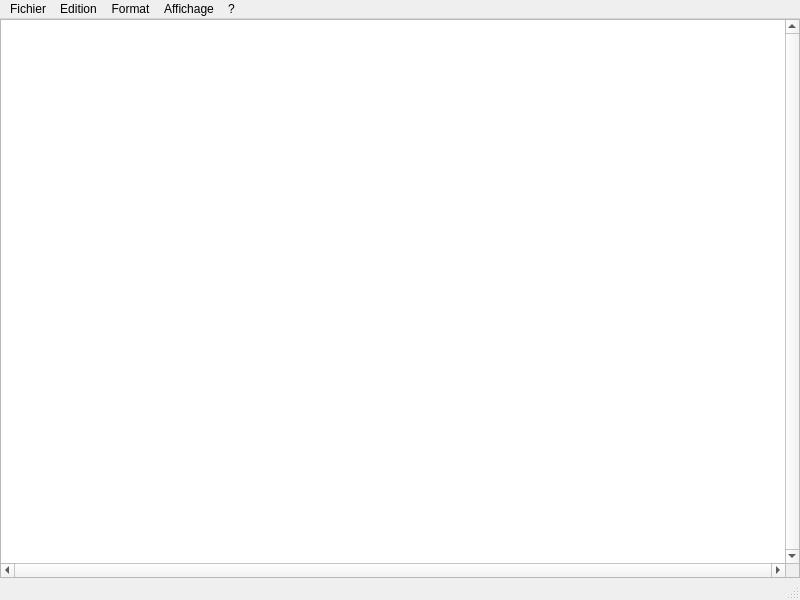
<?xml version="1.0" encoding="UTF-8"?>
<ui version="4.0">
 <class>MainWindow</class>
 <widget class="QMainWindow" name="MainWindow">
  <property name="geometry">
   <rect>
    <x>0</x>
    <y>0</y>
    <width>800</width>
    <height>600</height>
   </rect>
  </property>
  <property name="windowTitle">
   <string>Sans titre - Bloc-notes</string>
  </property>
  <property name="windowIcon">
   <iconset>
    <normalon>:/icons/icon_notepad</normalon>
   </iconset>
  </property>
  <widget class="QWidget" name="centralwidget">
   <layout class="QVBoxLayout" name="verticalLayout_2">
    <property name="spacing">
     <number>6</number>
    </property>
    <property name="leftMargin">
     <number>0</number>
    </property>
    <property name="topMargin">
     <number>0</number>
    </property>
    <property name="rightMargin">
     <number>0</number>
    </property>
    <property name="bottomMargin">
     <number>0</number>
    </property>
    <item>
     <layout class="QVBoxLayout" name="verticalLayout">
      <property name="spacing">
       <number>0</number>
      </property>
      <item>
       <widget class="QPlainTextEdit" name="textEdit">
        <property name="verticalScrollBarPolicy">
         <enum>Qt::ScrollBarAlwaysOn</enum>
        </property>
        <property name="horizontalScrollBarPolicy">
         <enum>Qt::ScrollBarAlwaysOn</enum>
        </property>
       </widget>
      </item>
     </layout>
    </item>
   </layout>
  </widget>
  <widget class="QMenuBar" name="menubar">
   <property name="geometry">
    <rect>
     <x>0</x>
     <y>0</y>
     <width>800</width>
     <height>20</height>
    </rect>
   </property>
   <widget class="QMenu" name="menuFile">
    <property name="title">
     <string>Fichier</string>
    </property>
    <addaction name="actionNew"/>
    <addaction name="actionOpen"/>
    <addaction name="actionSave"/>
    <addaction name="actionSaveAs"/>
    <addaction name="separator"/>
    <addaction name="actionPrint"/>
    <addaction name="separator"/>
    <addaction name="actionQuit"/>
   </widget>
   <widget class="QMenu" name="menuEdition">
    <property name="title">
     <string>Edition</string>
    </property>
    <addaction name="actionUndo"/>
    <addaction name="separator"/>
    <addaction name="actionCut"/>
    <addaction name="actionCopy"/>
    <addaction name="actionPaste"/>
    <addaction name="actionDelete"/>
    <addaction name="separator"/>
    <addaction name="actionFind"/>
    <addaction name="actionFindNext"/>
    <addaction name="actionReplace"/>
    <addaction name="actionGoTo"/>
    <addaction name="separator"/>
    <addaction name="action_select_all"/>
    <addaction name="action_date"/>
   </widget>
   <widget class="QMenu" name="menuFormat">
    <property name="title">
     <string>Format</string>
    </property>
    <addaction name="actionAutomaticBreakline"/>
    <addaction name="actionFont"/>
   </widget>
   <widget class="QMenu" name="menuAffichage">
    <property name="title">
     <string>Affichage</string>
    </property>
    <addaction name="action_status_bar"/>
   </widget>
   <widget class="QMenu" name="menu">
    <property name="title">
     <string>?</string>
    </property>
   </widget>
   <addaction name="menuFile"/>
   <addaction name="menuEdition"/>
   <addaction name="menuFormat"/>
   <addaction name="menuAffichage"/>
   <addaction name="menu"/>
  </widget>
  <widget class="QStatusBar" name="statusBar">
   <property name="enabled">
    <bool>true</bool>
   </property>
   <property name="styleSheet">
    <string notr="true">QStatusBar::item {
	border: none;
	border-left: 1px solid lightgray;
}

QStatusBar &gt; QLabel {
	padding-left: 10px;
	padding-right: 75px;
	margin-top: 0px;
	margin-bottom: 0px;
}</string>
   </property>
   <property name="sizeGripEnabled">
    <bool>true</bool>
   </property>
  </widget>
  <action name="actionNew">
   <property name="text">
    <string>Nouveau</string>
   </property>
   <property name="shortcut">
    <string>Ctrl+N</string>
   </property>
  </action>
  <action name="actionOpen">
   <property name="text">
    <string>Ouvrir...</string>
   </property>
   <property name="shortcut">
    <string>Ctrl+O</string>
   </property>
  </action>
  <action name="actionSave">
   <property name="text">
    <string>Enregistrer</string>
   </property>
   <property name="shortcut">
    <string>Ctrl+S</string>
   </property>
  </action>
  <action name="actionSaveAs">
   <property name="text">
    <string>Enregistrer sous...</string>
   </property>
  </action>
  <action name="actionLayout">
   <property name="text">
    <string>Mise en page...</string>
   </property>
  </action>
  <action name="actionPrint">
   <property name="text">
    <string>Imprimer...</string>
   </property>
   <property name="shortcut">
    <string>Ctrl+P</string>
   </property>
  </action>
  <action name="actionQuit">
   <property name="text">
    <string>Quitter</string>
   </property>
  </action>
  <action name="actionAutomaticBreakline">
   <property name="checkable">
    <bool>true</bool>
   </property>
   <property name="text">
    <string>Retour automatique à la ligne</string>
   </property>
  </action>
  <action name="actionFont">
   <property name="text">
    <string>Police...</string>
   </property>
  </action>
  <action name="actionUndo">
   <property name="enabled">
    <bool>false</bool>
   </property>
   <property name="text">
    <string>Annuler</string>
   </property>
   <property name="shortcut">
    <string>Ctrl+Z</string>
   </property>
  </action>
  <action name="actionCut">
   <property name="enabled">
    <bool>false</bool>
   </property>
   <property name="text">
    <string>Couper</string>
   </property>
   <property name="shortcut">
    <string>Ctrl+X</string>
   </property>
  </action>
  <action name="actionCopy">
   <property name="enabled">
    <bool>false</bool>
   </property>
   <property name="text">
    <string>Copier</string>
   </property>
   <property name="shortcut">
    <string>Ctrl+C</string>
   </property>
  </action>
  <action name="actionPaste">
   <property name="enabled">
    <bool>false</bool>
   </property>
   <property name="text">
    <string>Coller</string>
   </property>
   <property name="shortcut">
    <string>Ctrl+V</string>
   </property>
  </action>
  <action name="actionDelete">
   <property name="enabled">
    <bool>false</bool>
   </property>
   <property name="text">
    <string>Supprimer</string>
   </property>
   <property name="shortcut">
    <string>Del</string>
   </property>
  </action>
  <action name="actionFind">
   <property name="enabled">
    <bool>false</bool>
   </property>
   <property name="text">
    <string>Rechercher...</string>
   </property>
   <property name="shortcut">
    <string>Ctrl+F</string>
   </property>
  </action>
  <action name="actionFindNext">
   <property name="enabled">
    <bool>false</bool>
   </property>
   <property name="text">
    <string>Rechercher le suivant</string>
   </property>
   <property name="shortcut">
    <string>F3</string>
   </property>
  </action>
  <action name="actionReplace">
   <property name="text">
    <string>Remplacer...</string>
   </property>
   <property name="shortcut">
    <string>Ctrl+H</string>
   </property>
  </action>
  <action name="actionGoTo">
   <property name="text">
    <string>Atteindre...</string>
   </property>
   <property name="shortcut">
    <string>Ctrl+G</string>
   </property>
  </action>
  <action name="action_select_all">
   <property name="text">
    <string>Sélectionner tout</string>
   </property>
   <property name="shortcut">
    <string>Ctrl+A</string>
   </property>
  </action>
  <action name="action_date">
   <property name="text">
    <string>Heure/Date</string>
   </property>
   <property name="shortcut">
    <string>F5</string>
   </property>
  </action>
  <action name="action_status_bar">
   <property name="checkable">
    <bool>true</bool>
   </property>
   <property name="checked">
    <bool>false</bool>
   </property>
   <property name="enabled">
    <bool>true</bool>
   </property>
   <property name="text">
    <string>Barre d'état</string>
   </property>
  </action>
 </widget>
 <resources/>
 <connections>
  <connection>
   <sender>action_select_all</sender>
   <signal>triggered()</signal>
   <receiver>textEdit</receiver>
   <slot>selectAll()</slot>
   <hints>
    <hint type="sourcelabel">
     <x>-1</x>
     <y>-1</y>
    </hint>
    <hint type="destinationlabel">
     <x>399</x>
     <y>309</y>
    </hint>
   </hints>
  </connection>
  <connection>
   <sender>actionPaste</sender>
   <signal>triggered()</signal>
   <receiver>textEdit</receiver>
   <slot>paste()</slot>
   <hints>
    <hint type="sourcelabel">
     <x>-1</x>
     <y>-1</y>
    </hint>
    <hint type="destinationlabel">
     <x>399</x>
     <y>298</y>
    </hint>
   </hints>
  </connection>
  <connection>
   <sender>actionCopy</sender>
   <signal>triggered()</signal>
   <receiver>textEdit</receiver>
   <slot>copy()</slot>
   <hints>
    <hint type="sourcelabel">
     <x>-1</x>
     <y>-1</y>
    </hint>
    <hint type="destinationlabel">
     <x>399</x>
     <y>298</y>
    </hint>
   </hints>
  </connection>
  <connection>
   <sender>actionCut</sender>
   <signal>triggered()</signal>
   <receiver>textEdit</receiver>
   <slot>cut()</slot>
   <hints>
    <hint type="sourcelabel">
     <x>-1</x>
     <y>-1</y>
    </hint>
    <hint type="destinationlabel">
     <x>399</x>
     <y>298</y>
    </hint>
   </hints>
  </connection>
  <connection>
   <sender>actionUndo</sender>
   <signal>triggered()</signal>
   <receiver>textEdit</receiver>
   <slot>undo()</slot>
   <hints>
    <hint type="sourcelabel">
     <x>-1</x>
     <y>-1</y>
    </hint>
    <hint type="destinationlabel">
     <x>399</x>
     <y>298</y>
    </hint>
   </hints>
  </connection>
  <connection>
   <sender>textEdit</sender>
   <signal>undoAvailable(bool)</signal>
   <receiver>actionUndo</receiver>
   <slot>setEnabled(bool)</slot>
   <hints>
    <hint type="sourcelabel">
     <x>399</x>
     <y>298</y>
    </hint>
    <hint type="destinationlabel">
     <x>-1</x>
     <y>-1</y>
    </hint>
   </hints>
  </connection>
  <connection>
   <sender>action_status_bar</sender>
   <signal>toggled(bool)</signal>
   <receiver>statusBar</receiver>
   <slot>setVisible(bool)</slot>
   <hints>
    <hint type="sourcelabel">
     <x>-1</x>
     <y>-1</y>
    </hint>
    <hint type="destinationlabel">
     <x>399</x>
     <y>588</y>
    </hint>
   </hints>
  </connection>
 </connections>
</ui>
